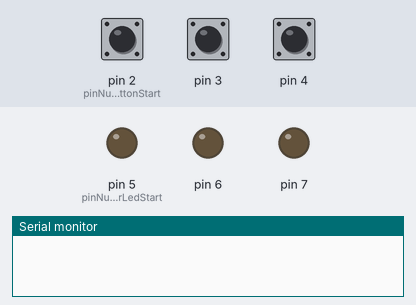
This sketch was run on a simulated Arduino Uno, built with avr-gcc and run on an emulated ATmega328P. Shown: output pins drawn as LEDs (lit = HIGH), the last lines printed to the serial monitor. Dashed ring = blinking. Inputs (shaded band) come from the test bench; at power-on: pin 2 (pinNumberButtonStart) HIGH, pin 3 HIGH, pin 4 HIGH.

Above: at 1.2 s.
1.3 s: pin 2 (pinNumberButtonStart) pulled LOW for 1 s
At 1.42 s:
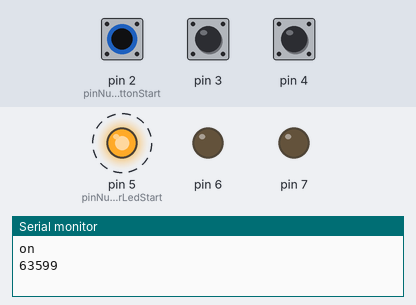
3.8 s: pin 3 pulled LOW for 3.2 s
At 8.1 s:
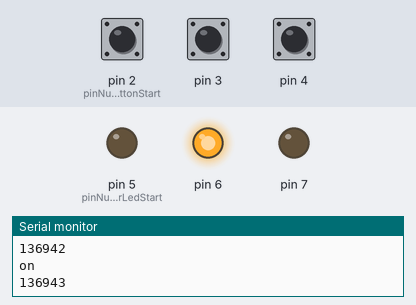
8.5 s: pin 4 pulled LOW for 0.15 s
At 9.2 s:
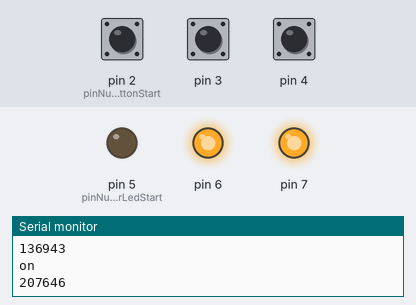
10.1 s: pin 2 (pinNumberButtonStart) pulled LOW for 0.15 s
At 10.4 s:
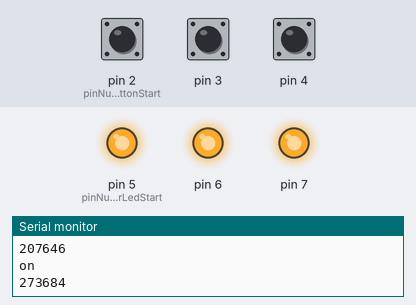
11.7 s: pin 3 pulled LOW for 0.15 s
At 12.8 s:
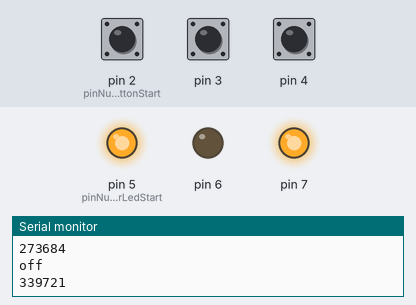
13.3 s: pin 2 (pinNumberButtonStart) pulled LOW for 0.15 s
At 14.1 s:
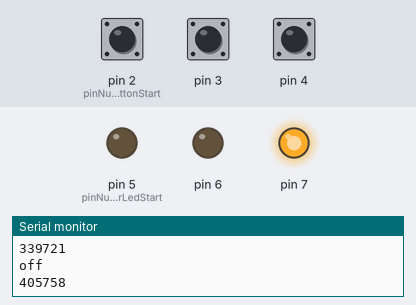
Timing chart, 0 to 15.9 s (numbered marks = the images above; inputs shaded):
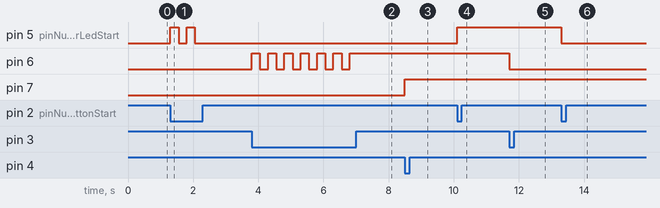

The sketch:

sketch_nov14a.ino
```cpp
#define numberOfLeds 3

#define pinNumberButtonStart 2
#define pinNumberLedStart 5

#define delayTimeForSafety 250

int previous = 1;
boolean on[numberOfLeds];

long currentTime = 0;

void setup() {

  configureButtonPins();
  configureLedPins();

  Serial.begin(9600);
}

void configureButtonPins() {

  int currentPinNumber;

  for (int i = 0; i < numberOfLeds; i++) {
    currentPinNumber = pinNumberButtonStart + i;
    pinMode(currentPinNumber, INPUT);
    digitalWrite(currentPinNumber, HIGH);
  }
}

void configureLedPins() {
  for (int i = 0; i < numberOfLeds; i++) {
    pinMode(pinNumberLedStart + i, OUTPUT);
  }
}

void loop() {
  currentTime++;
  updateState();
}

/**
 * Switches the light if necessary.
 */
void updateState() {
  int state;

  for (int i = 0; i < numberOfLeds; i++) {

    byte currentPinNumber = pinNumberButtonStart + i;

    state = digitalRead(currentPinNumber);

    // Button is down, was up
    if (state == 0 && state != previous) {
      on[i] = !on[i];
      switchLight(i);
      delay(delayTimeForSafety);
    }

    previous = state;
  }
}

void switchLight(byte index) {
  Serial.println(on[index] ? "on" : "off");
  digitalWrite(pinNumberLedStart + index, on[index] ? HIGH : LOW);
  Serial.println(currentTime);
}
```

Measured:
- after the input at 1.3 s, pin 5 (pinNumberLedStart): alternates HIGH for 0.25 s and LOW for 0.25 s, 4 changes in all, then stays LOW, starting at once
- after the input at 3.8 s, pin 6: alternates HIGH for 0.25 s and LOW for 0.25 s, 13 changes in all, then stays HIGH, starting at once
- after the input at 8.5 s, pin 7: LOW → HIGH at once
- after the input at 10.1 s, pin 5 (pinNumberLedStart): LOW → HIGH at once
- after the input at 11.7 s, pin 6: HIGH → LOW at once
- after the input at 13.3 s, pin 5 (pinNumberLedStart): HIGH → LOW at once
